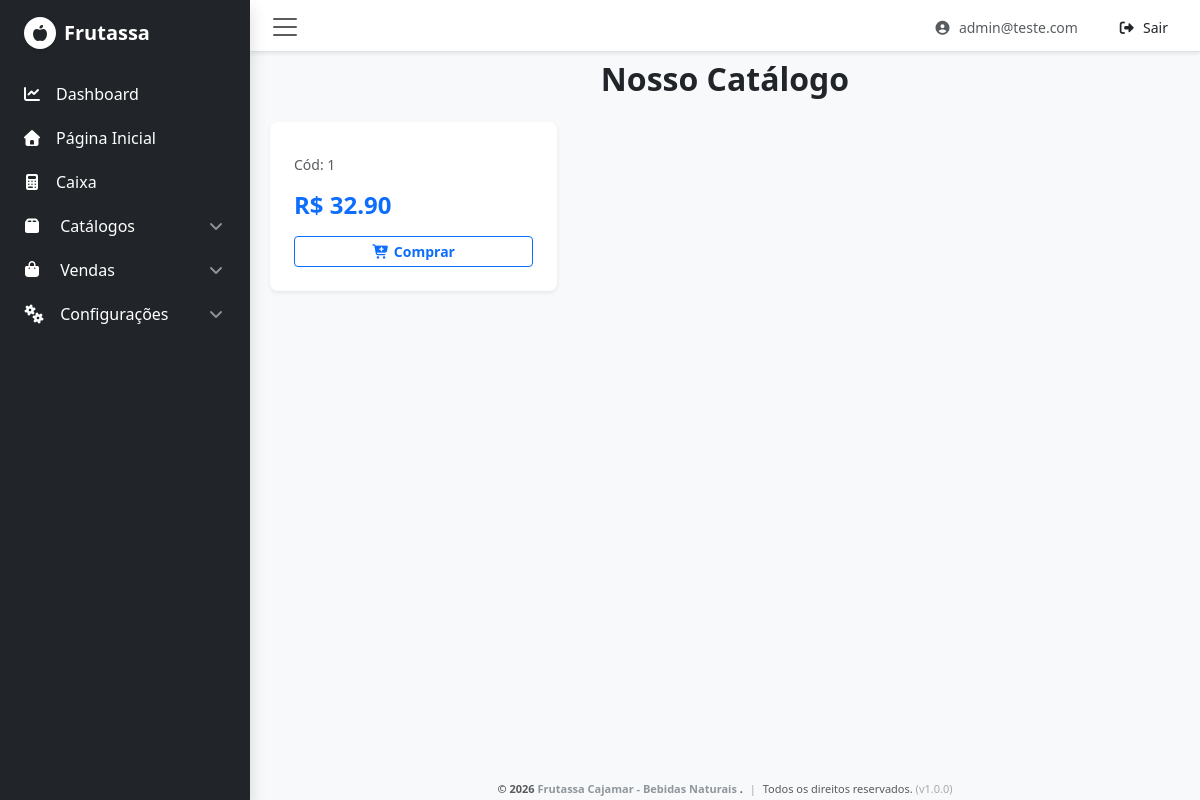
Page /produtos (signed in) on the committed database.
### models.py (models this page shows, shortened)
class User(db.Model, UserMixin):
    __tablename__ = 'user'
    id = db.Column(db.Integer, primary_key=True)
    email = db.Column(db.String(255), unique=True, nullable=False)
    password = db.Column(db.String(255), nullable=False)
    active = db.Column(db.Boolean(), default=True)
    fs_uniquifier = db.Column(db.String(64), unique=True, nullable=False)
    is_staff = db.Column(db.Boolean(), default=False)
    is_superuser = db.Column(db.Boolean(), default=False)
    roles = db.relationship('Role', secondary=roles_users, backref=db.backref('users', lazy='dynamic'))

class Products(db.Model):
  __tablename__ = 'products'
  id = db.Column(db.Integer, primary_key=True, autoincrement=True)
  name = db.Column(db.String(100), nullable=False)
  price = db.Column(db.Float, nullable=False)
  is_active = db.Column(db.Boolean, default=True, nullable=False)
  description = db.Column(db.Text, nullable=True, default="")
  created_at = db.Column(db.DateTime, default=datetime.utcnow, nullable=False)
  updated_at = db.Column(db.DateTime, default=datetime.utcnow, onupdate=datetime.utcnow, nullable=False)
  category_id = db.Column(db.Integer, db.ForeignKey('categories.id', ondelete='RESTRICT'), nullable=False)
  category = db.relationship('Categories', back_populates='products')

### Blueprint/produtos_bp.py (the view)
@produtos_bp.route('/produtos')
@admin_required()
def vitrine_publica():
    lista_de_produtos = Products.query.all()
    return render_template('site/produtos.html', produtos=lista_de_produtos)

### extensions.py (called while the page is built)
def admin_required():
    def decorator(f):
        @wraps(f)
        def decorated_function(*args, **kwargs):
            if not current_user.is_authenticated:
                return abort(401)
            is_superuser = getattr(current_user, 'is_superuser', False)
            is_staff = getattr(current_user, 'is_staff', False)
            if not (is_superuser or is_staff):
                return abort(403)
            return f(*args, **kwargs)
        return decorated_function
    return decorator

### templates/site/produtos.html (shortened to what this page needs)
{% extends 'base.html' %}
{% block content %}
<h2 class="fw-bold text-dark mb-4 text-center">Nosso Catálogo</h2>
<div class="row row-cols-1 row-cols-md-3 g-4">
    {% for produto in produtos %}
    <div class="col">
        <div class="card h-100 shadow-sm border-0 rounded-3">
            <div class="card-body d-flex flex-column p-4">
                <p class="text-muted small">Cód: {{ produto.id }}</p>
                <h4 class="text-primary fw-bold mt-auto mb-3">R$ {{ "%.2f"|format(produto.price) }}</h4>
                <button class="btn btn-outline-primary btn-sm w-100 fw-bold">
                    <i class="fa-solid fa-cart-plus me-1"></i>Comprar
                </button>
            </div>
        </div>
    </div>
    {% else %}
    <div class="col-12 text-center my-5">
        <p class="text-muted fs-5">Nenhum produto disponível no momento.</p>
    </div>
    {% endfor %}
</div>
{% endblock %}

### templates/base.html (shortened to what this page needs)
<!DOCTYPE html>
<html lang="pt-br" class="h-100 m-0 p-0">
    <head>
        <link rel="stylesheet" href="https://cdnjs.cloudflare.com/ajax/libs/font-awesome/7.0.1/css/all.min.css" />
        <link rel="stylesheet" href="https://cdn.jsdelivr.net/npm/bootstrap@5.3.8/dist/css/bootstrap.min.css">
    </head>
    <body data-admin-utc-offset="-10800" class="bg-light h-100 m-0 p-0 overflow-hidden">
        <div class="row g-0 w-100 h-100 align-items-stretch m-0 p-0">
            <nav class="collapse collapse-horizontal show bg-dark text-white shadow h-100 col-auto" id="meuMenu" style="z-index: 1020;">
                <div style="width: 250px;" class="p-2">
                    <div class="d-flex align-items-center py-3 px-3 mb-3" style="height: 50px;">
                        <h5 class="fw-light text-white d-flex align-items-center m-0">
                            <i class="fas fa-apple-whole me-2 bg-white rounded-circle fs-6 shadow-sm d-inline-flex align-items-center justify-content-center"
                               style="width: 32px; height: 32px; color:#212529"></i>
                            <span class="fw-semibold me-3">Frutassa</span>
                        </h5>
                    </div>
                    <ul class="navbar-nav flex-column w-100">
                        {% block nav %}
                            {% for item in menu_items %}
                                {% if item.children %}
                                    <li class="nav-item mb-1">
                                        <button class="btn btn-dark bg-transparent text-white border-0 w-100 text-start d-flex align-items-center justify-content-between py-2 px-3 shadow-none collapsed"
                                                type="button"
                                                data-bs-toggle="collapse"
                                                data-bs-target="#submenu-{{ loop.index }}"
                                                aria-expanded="false"
                                                aria-controls="submenu-{{ loop.index }}">
                                            <div>
                                                <i class="fas fa-{{ item.icon | default('folder') }} me-3 text-center" style="width: 16px;"></i>
                                                <span>{{ item.name }}</span>
                                            </div>
                                            <i class="fas fa-angle-down opacity-50"></i>
                                        </button>
                                    </li>
                                {% else %}
                                    <li class="nav-item mb-1">
                                        <a href="{{ url_for(item.key) if item.key else '#' }}" class="btn btn-dark bg-transparent border-0 text-white w-100 text-start d-flex align-items-center py-2 px-3 shadow-none">
                                            <i class="fas fa-{{ item.icon | default('link') }} me-3 text-center" style="width: 16px;"></i>
                                            <span>{{ item.name }}</span>
                                        </a>
                                    </li>
                                {% endif %}
                            {% endfor %}
                        {% endblock %}
                    </ul>
                </div>
            </nav>
            <div class="col d-flex flex-column h-100" style="overflow-y: auto;">
                <nav class="navbar navbar-light bg-white border-bottom py-2 px-3 shadow-sm" style="height: 52px; min-height: 52px;">
                    <div class="container-fluid p-0">
                        <button class="navbar-toggler border-0 shadow-none p-1 me-2" type="button" data-bs-toggle="collapse" data-bs-target="#meuMenu" aria-controls="meuMenu" aria-expanded="true" aria-label="Toggle navigation">
                            <span class="navbar-toggler-icon"></span>
                        </button>
                        <div class="d-flex align-items-center me-4">
                            <a href="#" class="d-block text-muted text-decoration-none small fw-medium">
                                <i class="fas fa-user-circle me-1"></i> {{ current_user.email | default('Visitante') }}
                            </a>
                        </div>
                        <form action="{{ url_for('security.logout') }}" method="POST" style="display: inline;">
                            <button type="submit" class="btn btn-sm text-dark fw-medium px-3 border-0 bg-transparent shadow-none">
                                <i class="fas fa-sign-out-alt me-1"></i> Sair
                            </button>
                        </form>
                    </div>
                </nav>
                <main class="p-2 flex-grow-1">
                    <div class="container-fluid">
                        {% block content %}{% endblock %}
                    </div>
                </main>
                <footer class="bg-light d-flex align-items-center justify-content-center text-muted mt-auto" style="min-height: 22px; height: 22px; font-size: 11px; padding: 0;">
                    <div class="text-center" style="line-height: 22px;">
                        <strong>&copy; 2026 <a href="#" class="text-decoration-none text-secondary opacity-75">
                            Frutassa Cajamar - Bebidas Naturais
                        </a>.</strong>
                        <span class="mx-1 opacity-50">|</span> Todos os direitos reservados.
                        <span class="d-none d-sm-inline ml-1 opacity-50">(v1.0.0)</span>
                    </div>
                </footer>
            </div>
        </div>
    </body>
</html>

### templates/base.html (style rules this page uses)
button[data-bs-toggle="collapse"] .fa-angle-down { transition: transform 0.3s ease; transform: rotate(180deg); }
button[data-bs-toggle="collapse"].collapsed .fa-angle-down { transform: rotate(0deg); }

### rows in the picture
User: email "admin@teste.com"
Products: id "1", price "32.90"

### other values in the picture
{{ item.name }} "Dashboard" "Página Inicial" "Caixa"
{{ item.name }} "Catálogos" "Vendas" "Configurações"
